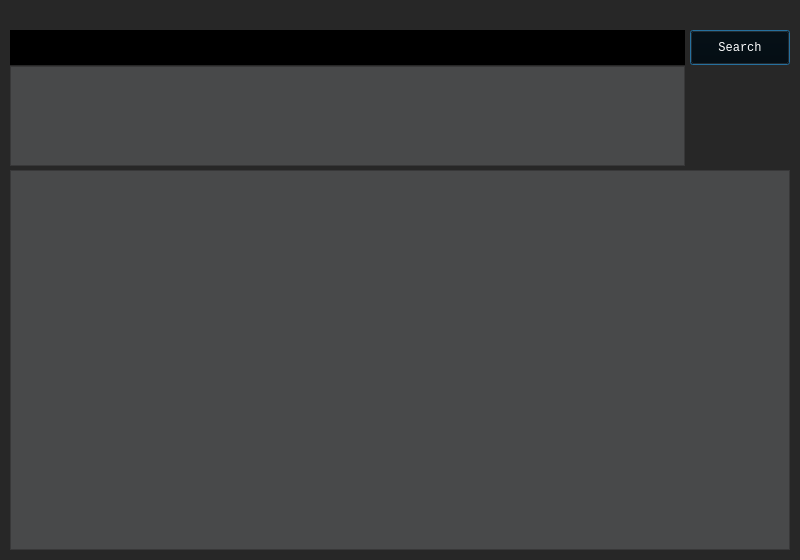
<?xml version="1.0" encoding="UTF-8"?>
<ui version="4.0">
 <class>MainWindow</class>
 <widget class="QDialog" name="MainWindow">
  <property name="geometry">
   <rect>
    <x>0</x>
    <y>0</y>
    <width>800</width>
    <height>560</height>
   </rect>
  </property>
  <property name="minimumSize">
   <size>
    <width>800</width>
    <height>560</height>
   </size>
  </property>
  <property name="maximumSize">
   <size>
    <width>800</width>
    <height>560</height>
   </size>
  </property>
  <property name="acceptDrops">
   <bool>false</bool>
  </property>
  <property name="windowTitle">
   <string>RenobeParser</string>
  </property>
  <property name="windowIcon">
   <iconset resource="icons.qrc">
    <normaloff>:/icon/icons8-my-melody-480.png</normaloff>:/icon/icons8-my-melody-480.png</iconset>
  </property>
  <property name="styleSheet">
   <string notr="true">#MainWindow{
	background:  #272727;
}
</string>
  </property>
  <widget class="QListView" name="recomendList">
   <property name="geometry">
    <rect>
     <x>10</x>
     <y>170</y>
     <width>780</width>
     <height>380</height>
    </rect>
   </property>
   <property name="styleSheet">
    <string notr="true">#recomendList{
	background: #48494a;
}</string>
   </property>
   <property name="flow">
    <enum>QListView::LeftToRight</enum>
   </property>
  </widget>
  <widget class="QListView" name="searchResult">
   <property name="geometry">
    <rect>
     <x>10</x>
     <y>66</y>
     <width>675</width>
     <height>100</height>
    </rect>
   </property>
   <property name="styleSheet">
    <string notr="true">#searchResult{
	background: #48494a;
}</string>
   </property>
  </widget>
  <widget class="QTextEdit" name="searchEdit">
   <property name="geometry">
    <rect>
     <x>10</x>
     <y>30</y>
     <width>675</width>
     <height>35</height>
    </rect>
   </property>
   <property name="styleSheet">
    <string notr="true">#searchEdit{
	background: #000000;
	color: #ffffff;
	font-size: 18px;
}</string>
   </property>
  </widget>
  <widget class="QPushButton" name="searchButton">
   <property name="geometry">
    <rect>
     <x>690</x>
     <y>30</y>
     <width>100</width>
     <height>35</height>
    </rect>
   </property>
   <property name="styleSheet">
    <string notr="true">#searchButton{
	background-color: #000000;
	font-family: monospace;
	color: #ffffff;
}

#searchButton:hover{
	background-color: #666;
	color: #272727;
}

</string>
   </property>
   <property name="text">
    <string>Search</string>
   </property>
  </widget>
 </widget>
 <resources>
  <include location="icons.qrc"/>
 </resources>
 <connections/>
</ui>
